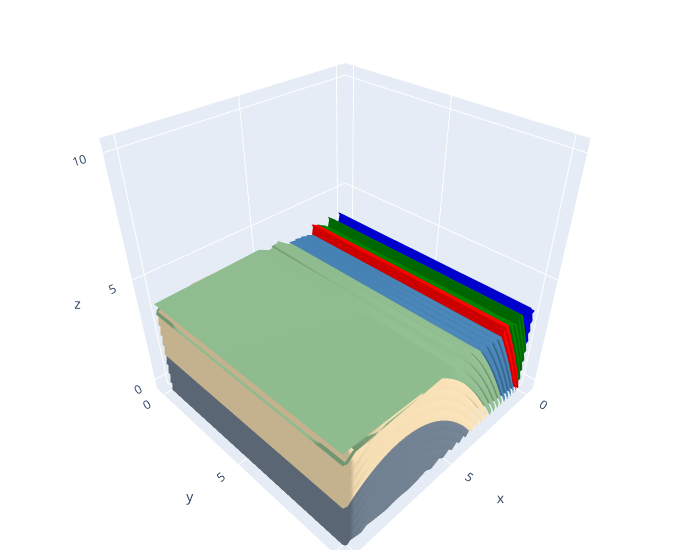

Notebook source saved alongside this figure:
### Code cell
# Recumbent fold
color_list = ['slategrey', 'wheat', 'darkseagreen', 'steelblue', 'red', 'green', 'blue']

# Deposition
deposition_thickness = [3, 2, 2, 2, 1, 2, 3]
for thickness in deposition_thickness:
    deposition.coordinates(thickness)

# Uplift
ulangle, ulbearing = 40, 180
uplift.coordinates(ulangle, ulbearing)

# Folding - F2
fdir, cline, flength = 'x', 'a', 6
folding.coordinates(fdir, cline, flength)

# Erosion
uplim = 4
erosion.coordinates(uplim)

# Plot
plot.plot()

### Figure 1 — Plotly figure (JSON) as saved in the notebook; plotly's stock layout.template omitted (floating-point values rounded to 4 significant figures; data arrays with more than 128 entries replaced by an {"elided": "..."} marker saying what was removed)
{"data": [{"color": "blue", "type": "mesh3d", "x": [-0.1, -0.1, -0.1, -0.1, -0.1, -0.1, -0.1, -0.1, -0.1, -0.1, -0.1, -0.1, -0.1, -0.1, -0.1, -0.1, -0.1, -0.1, -0.1, -0.1, -0.1, -0.1, -0.1, -0.1, -0.1, -0.1, -0.1, -0.1, -0.1, -0.1, -0.1, 0, 0], "y": [0, 0.3333, 0.6667, 1, 1.333, 1.667, 2, 2.333, 2.667, 3, 3.333, 3.667, 4, 4.333, 4.667, 5, 5.333, 5.667, 6, 6.333, 6.667, 7, 7.333, 7.667, 8, 8.333, 8.667, 9, 9.333, 9.667, 10, -0.1, 10.1], "z": [3.386, 3.386, 3.386, 3.386, 3.386, 3.386, 3.386, 3.386, 3.386, 3.386, 3.386, 3.386, 3.386, 3.386, 3.386, 3.386, 3.386, 3.386, 3.386, 3.386, 3.386, 3.386, 3.386, 3.386, 3.386, 3.386, 3.386, 3.386, 3.386, 3.386, 3.386, 3.638, 3.638]}, {"color": "blue", "type": "mesh3d", "x": [0, 0, 0, 0, 0, 0, 0, 0, 0, 0, 0, 0, 0, 0, 0, 0, 0, 0, 0, 0, 0, 0, 0, 0, 0, 0, 0, 0, 0, 0, 0, -0.1, -0.1, -0.1, -0.1, -0.1, -0.1, -0.1, -0.1, -0.1, -0.1, -0.1, -0.1, -0.1, -0.1, -0.1, -0.1, -0.1, -0.1, -0.1, -0.1, -0.1, -0.1, -0.1, -0.1, -0.1, -0.1, -0.1, -0.1, -0.1, -0.1, -0.1, 0, 0.3333, 0, 0.3333], "y": [0, 0.3333, 0.6667, 1, 1.333, 1.667, 2, 2.333, 2.667, 3, 3.333, 3.667, 4, 4.333, 4.667, 5, 5.333, 5.667, 6, 6.333, 6.667, 7, 7.333, 7.667, 8, 8.333, 8.667, 9, 9.333, 9.667, 10, 0, 0.3333, 0.6667, 1, 1.333, 1.667, 2, 2.333, 2.667, 3, 3.333, 3.667, 4, 4.333, 4.667, 5, 5.333, 5.667, 6, 6.333, 6.667, 7, 7.333, 7.667, 8, 8.333, 8.667, 9, 9.333, 9.667, 10, -0.1, -0.1, 10.1, 10.1], "z": [3.638, 3.638, 3.638, 3.638, 3.638, 3.638, 3.638, 3.638, 3.638, 3.638, 3.638, 3.638, 3.638, 3.638, 3.638, 3.638, 3.638, 3.638, 3.638, 3.638, 3.638, 3.638, 3.638, 3.638, 3.638, 3.638, 3.638, 3.638, 3.638, 3.638, 3.638, 2.886, 2.886, 2.886, 2.886, 2.886, 2.886, 2.886, 2.886, 2.886, 2.886, 2.886, 2.886, 2.886, 2.886, 2.886, 2.886, 2.886, 2.886, 2.886, 2.886, 2.886, 2.886, 2.886, 2.886, 2.886, 2.886, 2.886, 2.886, 2.886, 2.886, 2.886, 3.138, 3.955, 3.138, 3.955]}, {"color": "blue", "type": "mesh3d", "x": [0, 0.3333, 0, 0.3333, 0, 0.3333, 0, 0.3333, 0, 0.3333, 0, 0.3333, 0, 0.3333, 0, 0.3333, 0, 0.3333, 0, 0.3333, 0, 0.3333, 0, 0.3333, 0, 0.3333, 0, 0.3333, 0, 0.3333, 0, 0.3333, 0, 0.3333, 0, 0.3333, 0, 0.3333, 0, 0.3333, 0, 0.3333, 0, 0.3333, 0, 0.3333, 0, 0.3333, 0, 0.3333, 0, 0.3333, 0, 0.3333, 0, 0.3333, 0, 0.3333, 0, 0.3333, 0, 0.3333, -0.1, -0.1, -0.1, -0.1, -0.1, -0.1, -0.1, -0.1, -0.1, -0.1, -0.1, -0.1, -0.1, -0.1, -0.1, -0.1, -0.1, -0.1, -0.1, -0.1, -0.1, -0.1, -0.1, -0.1, -0.1, -0.1, -0.1, -0.1, -0.1, -0.1, -0.1, 0, 0.3333, 0, 0.3333], "y": [0, 0, 0.3333, 0.3333, 0.6667, 0.6667, 1, 1, 1.333, 1.333, 1.667, 1.667, 2, 2, 2.333, 2.333, 2.667, 2.667, 3, 3, 3.333, 3.333, 3.667, 3.667, 4, 4, 4.333, 4.333, 4.667, 4.667, 5, 5, 5.333, 5.333, 5.667, 5.667, 6, 6, 6.333, 6.333, 6.667, 6.667, 7, 7, 7.333, 7.333, 7.667, 7.667, 8, 8, 8.333, 8.333, 8.667, 8.667, 9, 9, 9.333, 9.333, 9.667, 9.667, 10, 10, 0, 0.3333, 0.6667, 1, 1.333, 1.667, 2, 2.333, 2.667, 3, 3.333, 3.667, 4, 4.333, 4.667, 5, 5.333, 5.667, 6, 6.333, 6.667, 7, 7.333, 7.667, 8, 8.333, 8.667, 9, 9.333, 9.667, 10, -0.1, -0.1, 10.1, 10.1], "z": [3.138, 3.955, 3.138, 3.955, 3.138, 3.955, 3.138, 3.955, 3.138, 3.955, 3.138, 3.955, 3.138, 3.955, 3.138, 3.955, 3.138, 3.955, 3.138, 3.955, 3.138, 3.955, 3.138, 3.955, 3.138, 3.955, 3.138, 3.955, 3.138, 3.955, 3.138, 3.955, 3.138, 3.955, 3.138, 3.955, 3.138, 3.955, 3.138, 3.955, 3.138, 3.955, 3.138, 3.955, 3.138, 3.955, 3.138, 3.955, 3.138, 3.955, 3.138, 3.955, 3.138, 3.955, 3.138, 3.955, 3.138, 3.955, 3.138, 3.955, 3.138, 3.955, 2.386, 2.386, 2.386, 2.386, 2.386, 2.386, 2.386, 2.386, 2.386, 2.386, 2.386, 2.386, 2.386, 2.386, 2.386, 2.386, 2.386, 2.386, 2.386, 2.386, 2.386, 2.386, 2.386, 2.386, 2.386, 2.386, 2.386, 2.386, 2.386, 2.386, 2.386, 2.638, 3.455, 2.638, 3.455]}, {"color": "blue", "type": "mesh3d", "x": [0, 0.3333, 0, 0.3333, 0, 0.3333, 0, 0.3333, 0, 0.3333, 0, 0.3333, 0, 0.3333, 0, 0.3333, 0, 0.3333, 0, 0.3333, 0, 0.3333, 0, 0.3333, 0, 0.3333, 0, 0.3333, 0, 0.3333, 0, 0.3333, 0, 0.3333, 0, 0.3333, 0, 0.3333, 0, 0.3333, 0, 0.3333, 0, 0.3333, 0, 0.3333, 0, 0.3333, 0, 0.3333, 0, 0.3333, 0, 0.3333, 0, 0.3333, 0, 0.3333, 0, 0.3333, 0, 0.3333, -0.1, -0.1, -0.1, -0.1, -0.1, -0.1, -0.1, -0.1, -0.1, -0.1, -0.1, -0.1, -0.1, -0.1, -0.1, -0.1, -0.1, -0.1, -0.1, -0.1, -0.1, -0.1, -0.1, -0.1, -0.1, -0.1, -0.1, -0.1, -0.1, -0.1, -0.1, 0, 0.3333, 0.6667, 0, 0.3333, 0.6667], "y": [0, 0, 0.3333, 0.3333, 0.6667, 0.6667, 1, 1, 1.333, 1.333, 1.667, 1.667, 2, 2, 2.333, 2.333, 2.667, 2.667, 3, 3, 3.333, 3.333, 3.667, 3.667, 4, 4, 4.333, 4.333, 4.667, 4.667, 5, 5, 5.333, 5.333, 5.667, 5.667, 6, 6, 6.333, 6.333, 6.667, 6.667, 7, 7, 7.333, 7.333, 7.667, 7.667, 8, 8, 8.333, 8.333, 8.667, 8.667, 9, 9, 9.333, 9.333, 9.667, 9.667, 10, 10, 0, 0.3333, 0.6667, 1, 1.333, 1.667, 2, 2.333, 2.667, 3, 3.333, 3.667, 4, 4.333, 4.667, 5, 5.333, 5.667, 6, 6.333, 6.667, 7, 7.333, 7.667, 8, 8.333, 8.667, 9, 9.333, 9.667, 10, -0.1, -0.1, -0.1, 10.1, 10.1, 10.1], "z": [2.638, 3.455, 2.638, 3.455, 2.638, 3.455, 2.638, 3.455, 2.638, 3.455, 2.638, 3.455, 2.638, 3.455, 2.638, 3.455, 2.638, 3.455, 2.638, 3.455, 2.638, 3.455, 2.638, 3.455, 2.638, 3.455, 2.638, 3.455, 2.638, 3.455, 2.638, 3.455, 2.638, 3.455, 2.638, 3.455, 2.638, 3.455, 2.638, 3.455, 2.638, 3.455, 2.638, 3.455, 2.638, 3.455, 2.638, 3.455, 2.638, 3.455, 2.638, 3.455, 2.638, 3.455, 2.638, 3.455, 2.638, 3.455, 2.638, 3.455, 2.638, 3.455, 1.886, 1.886, 1.886, 1.886, 1.886, 1.886, 1.886, 1.886, 1.886, 1.886, 1.886, 1.886, 1.886, 1.886, 1.886, 1.886, 1.886, 1.886, 1.886, 1.886, 1.886, 1.886, 1.886, 1.886, 1.886, 1.886, 1.886, 1.886, 1.886, 1.886, 1.886, 2.138, 2.955, 3.734, 2.138, 2.955, 3.734]}, {"color": "green", "type": "mesh3d", "x": {"elided": "132 float values"}, "y": {"elided": "132 float values"}, "z": {"elided": "132 float values"}}, {"color": "green", "type": "mesh3d", "x": {"elided": "163 float values"}, "y": {"elided": "163 float values"}, "z": {"elided": "163 float values"}}, {"color": "green", "type": "mesh3d", "x": {"elided": "165 float values"}, "y": {"elided": "165 float values"}, "z": {"elided": "165 float values"}}, {"color": "green", "type": "mesh3d", "x": {"elided": "198 float values"}, "y": {"elided": "198 float values"}, "z": {"elided": "198 float values"}}, {"color": "red", "type": "mesh3d", "x": {"elided": "231 float values"}, "y": {"elided": "231 float values"}, "z": {"elided": "231 float values"}}, {"color": "red", "type": "mesh3d", "x": {"elided": "262 float values"}, "y": {"elided": "262 float values"}, "z": {"elided": "262 float values"}}, {"color": "steelblue", "type": "mesh3d", "x": {"elided": "264 float values"}, "y": {"elided": "264 float values"}, "z": {"elided": "264 float values"}}, {"color": "steelblue", "type": "mesh3d", "x": {"elided": "297 float values"}, "y": {"elided": "297 float values"}, "z": {"elided": "297 float values"}}, {"color": "steelblue", "type": "mesh3d", "x": {"elided": "330 float values"}, "y": {"elided": "330 float values"}, "z": {"elided": "330 float values"}}, {"color": "steelblue", "type": "mesh3d", "x": {"elided": "363 float values"}, "y": {"elided": "363 float values"}, "z": {"elided": "363 float values"}}, {"color": "darkseagreen", "type": "mesh3d", "x": {"elided": "398 float values"}, "y": {"elided": "398 float values"}, "z": {"elided": "398 float values"}}, {"color": "darkseagreen", "type": "mesh3d", "x": {"elided": "462 float values"}, "y": {"elided": "462 float values"}, "z": {"elided": "462 float values"}}, {"color": "darkseagreen", "type": "mesh3d", "x": [5, 10.1, 10.1, 10.1, 10.1, 10.1, 10.1, 10.1, 10.1, 10.1, 10.1, 10.1, 10.1, 10.1, 10.1, 10.1, 10.1, 10.1, 10.1, 10.1, 10.1, 10.1, 10.1, 10.1, 10.1, 10.1, 10.1, 10.1, 10.1, 10.1, 10.1, 10.1, 5], "y": [-0.1, 0, 0.3333, 0.6667, 1, 1.333, 1.667, 2, 2.333, 2.667, 3, 3.333, 3.667, 4, 4.333, 4.667, 5, 5.333, 5.667, 6, 6.333, 6.667, 7, 7.333, 7.667, 8, 8.333, 8.667, 9, 9.333, 9.667, 10, 10.1], "z": [4, 3.944, 3.944, 3.944, 3.944, 3.944, 3.944, 3.944, 3.944, 3.944, 3.944, 3.944, 3.944, 3.944, 3.944, 3.944, 3.944, 3.944, 3.944, 3.944, 3.944, 3.944, 3.944, 3.944, 3.944, 3.944, 3.944, 3.944, 3.944, 3.944, 3.944, 3.944, 4]}, {"color": "darkseagreen", "type": "mesh3d", "x": {"elided": "497 float values"}, "y": {"elided": "497 float values"}, "z": {"elided": "497 float values"}}, {"color": "darkseagreen", "type": "mesh3d", "x": [5, 5, 5, 5, 5, 5, 5, 5, 5, 5, 5, 5, 5, 5, 5, 5, 5, 5, 5, 5, 5, 5, 5, 5, 5, 5, 5, 5, 5, 5, 5, 5, 5.333, 5.667, 9.667, 10, 10.1, 10.1, 10.1, 10.1, 10.1, 10.1, 10.1, 10.1, 10.1, 10.1, 10.1, 10.1, 10.1, 10.1, 10.1, 10.1, 10.1, 10.1, 10.1, 10.1, 10.1, 10.1, 10.1, 10.1, 10.1, 10.1, 10.1, 10.1, 10.1, 10.1, 10.1, 5, 5.333, 5.667, 9.667, 10], "y": [0, 0.3333, 0.6667, 1, 1.333, 1.667, 2, 2.333, 2.667, 3, 3.333, 3.667, 4, 4.333, 4.667, 5, 5.333, 5.667, 6, 6.333, 6.667, 7, 7.333, 7.667, 8, 8.333, 8.667, 9, 9.333, 9.667, 10, -0.1, -0.1, -0.1, -0.1, -0.1, 0, 0.3333, 0.6667, 1, 1.333, 1.667, 2, 2.333, 2.667, 3, 3.333, 3.667, 4, 4.333, 4.667, 5, 5.333, 5.667, 6, 6.333, 6.667, 7, 7.333, 7.667, 8, 8.333, 8.667, 9, 9.333, 9.667, 10, 10.1, 10.1, 10.1, 10.1, 10.1], "z": [4, 4, 4, 4, 4, 4, 4, 4, 4, 4, 4, 4, 4, 4, 4, 4, 4, 4, 4, 4, 4, 4, 4, 4, 4, 4, 4, 4, 4, 4, 4, 3.5, 3.761, 3.985, 3.786, 3.529, 3.444, 3.444, 3.444, 3.444, 3.444, 3.444, 3.444, 3.444, 3.444, 3.444, 3.444, 3.444, 3.444, 3.444, 3.444, 3.444, 3.444, 3.444, 3.444, 3.444, 3.444, 3.444, 3.444, 3.444, 3.444, 3.444, 3.444, 3.444, 3.444, 3.444, 3.444, 3.5, 3.761, 3.985, 3.786, 3.529]}, {"color": "darkseagreen", "type": "mesh3d", "x": {"elided": "561 float values"}, "y": {"elided": "561 float values"}, "z": {"elided": "561 float values"}}, {"color": "wheat", "type": "mesh3d", "x": {"elided": "210 float values"}, "y": {"elided": "210 float values"}, "z": {"elided": "210 float values"}}, {"color": "wheat", "type": "mesh3d", "x": {"elided": "592 float values"}, "y": {"elided": "592 float values"}, "z": {"elided": "592 float values"}}, {"color": "wheat", "type": "mesh3d", "x": {"elided": "435 float values"}, "y": {"elided": "435 float values"}, "z": {"elided": "435 float values"}}, {"color": "wheat", "type": "mesh3d", "x": {"elided": "592 float values"}, "y": {"elided": "592 float values"}, "z": {"elided": "592 float values"}}, {"color": "wheat", "type": "mesh3d", "x": {"elided": "559 float values"}, "y": {"elided": "559 float values"}, "z": {"elided": "559 float values"}}, {"color": "wheat", "type": "mesh3d", "x": {"elided": "592 float values"}, "y": {"elided": "592 float values"}, "z": {"elided": "592 float values"}}, {"color": "wheat", "type": "mesh3d", "x": {"elided": "559 float values"}, "y": {"elided": "559 float values"}, "z": {"elided": "559 float values"}}, {"color": "wheat", "type": "mesh3d", "x": {"elided": "592 float values"}, "y": {"elided": "592 float values"}, "z": {"elided": "592 float values"}}, {"color": "slategrey", "type": "mesh3d", "x": {"elided": "559 float values"}, "y": {"elided": "559 float values"}, "z": {"elided": "559 float values"}}, {"color": "slategrey", "type": "mesh3d", "x": {"elided": "592 float values"}, "y": {"elided": "592 float values"}, "z": {"elided": "592 float values"}}, {"color": "slategrey", "type": "mesh3d", "x": {"elided": "559 float values"}, "y": {"elided": "559 float values"}, "z": {"elided": "559 float values"}}, {"color": "slategrey", "type": "mesh3d", "x": {"elided": "592 float values"}, "y": {"elided": "592 float values"}, "z": {"elided": "592 float values"}}, {"color": "slategrey", "type": "mesh3d", "x": {"elided": "559 float values"}, "y": {"elided": "559 float values"}, "z": {"elided": "559 float values"}}, {"color": "slategrey", "type": "mesh3d", "x": {"elided": "592 float values"}, "y": {"elided": "592 float values"}, "z": {"elided": "592 float values"}}, {"color": "slategrey", "type": "mesh3d", "x": {"elided": "559 float values"}, "y": {"elided": "559 float values"}, "z": {"elided": "559 float values"}}, {"color": "slategrey", "type": "mesh3d", "x": {"elided": "592 float values"}, "y": {"elided": "592 float values"}, "z": {"elided": "592 float values"}}, {"color": "slategrey", "type": "mesh3d", "x": {"elided": "559 float values"}, "y": {"elided": "559 float values"}, "z": {"elided": "559 float values"}}, {"color": "slategrey", "type": "mesh3d", "x": {"elided": "592 float values"}, "y": {"elided": "592 float values"}, "z": {"elided": "592 float values"}}, {"color": "slategrey", "type": "mesh3d", "x": {"elided": "559 float values"}, "y": {"elided": "559 float values"}, "z": {"elided": "559 float values"}}, {"color": "slategrey", "type": "mesh3d", "x": {"elided": "592 float values"}, "y": {"elided": "592 float values"}, "z": {"elided": "592 float values"}}, {"color": "coral", "type": "mesh3d", "x": {"elided": "559 float values"}, "y": {"elided": "559 float values"}, "z": {"elided": "559 float values"}}, {"color": "coral", "type": "mesh3d", "x": {"elided": "592 float values"}, "y": {"elided": "592 float values"}, "z": {"elided": "592 float values"}}, {"color": "coral", "type": "mesh3d", "x": {"elided": "559 float values"}, "y": {"elided": "559 float values"}, "z": {"elided": "559 float values"}}, {"color": "coral", "type": "mesh3d", "x": {"elided": "592 float values"}, "y": {"elided": "592 float values"}, "z": {"elided": "592 float values"}}], "layout": {"margin": {"b": 10, "l": 10, "r": 20, "t": 10}, "scene": {"aspectmode": "cube", "xaxis": {"nticks": 4, "range": [-0.5, 10.5]}, "yaxis": {"nticks": 4, "range": [-0.5, 10.5]}, "zaxis": {"nticks": 4, "range": [-0.5, 10.5]}}, "width": 700}}
